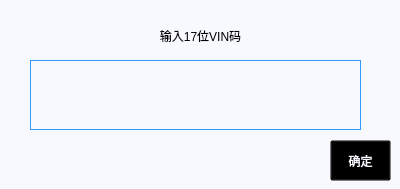
<?xml version="1.0" encoding="UTF-8"?>
<ui version="4.0">
 <class>InputCode</class>
 <widget class="QDialog" name="InputCode">
  <property name="geometry">
   <rect>
    <x>0</x>
    <y>0</y>
    <width>400</width>
    <height>189</height>
   </rect>
  </property>
  <property name="focusPolicy">
   <enum>Qt::ClickFocus</enum>
  </property>
  <property name="windowTitle">
   <string>Dialog</string>
  </property>
  <property name="styleSheet">
   <string notr="true">background-color: rgb(248, 248, 255);</string>
  </property>
  <widget class="QLabel" name="label_3">
   <property name="geometry">
    <rect>
     <x>90</x>
     <y>20</y>
     <width>221</width>
     <height>31</height>
    </rect>
   </property>
   <property name="styleSheet">
    <string notr="true">font: 14pt &quot;黑体&quot;;</string>
   </property>
   <property name="text">
    <string>输入17位VIN码</string>
   </property>
   <property name="alignment">
    <set>Qt::AlignCenter</set>
   </property>
  </widget>
  <widget class="QPushButton" name="pushButton">
   <property name="geometry">
    <rect>
     <x>330</x>
     <y>140</y>
     <width>61</width>
     <height>41</height>
    </rect>
   </property>
   <property name="focusPolicy">
    <enum>Qt::NoFocus</enum>
   </property>
   <property name="styleSheet">
    <string notr="true">border-image: url(:/LCD_CS351/LCD_CS351/35_all/67.bmp);
background:transparent;
font: 12pt &quot;黑体&quot;;
color: rgb(248, 248, 255);</string>
   </property>
   <property name="text">
    <string>确定</string>
   </property>
  </widget>
  <widget class="QPushButton" name="pushButton_cancel">
   <property name="geometry">
    <rect>
     <x>360</x>
     <y>0</y>
     <width>41</width>
     <height>41</height>
    </rect>
   </property>
   <property name="focusPolicy">
    <enum>Qt::NoFocus</enum>
   </property>
   <property name="styleSheet">
    <string notr="true">border-image: url(:/LCD_CS351/LCD_CS351/35_all/cha.bmp);
background:transparent;</string>
   </property>
   <property name="text">
    <string/>
   </property>
   <property name="autoDefault">
    <bool>false</bool>
   </property>
   <property name="flat">
    <bool>true</bool>
   </property>
  </widget>
  <widget class="QTextEdit" name="textEdit">
   <property name="geometry">
    <rect>
     <x>30</x>
     <y>60</y>
     <width>331</width>
     <height>70</height>
    </rect>
   </property>
   <property name="styleSheet">
    <string notr="true">font: 14pt &quot;黑体&quot;;
border-width:1px; 
border-style:solid; 
border-color:rgb(51, 153, 255); </string>
   </property>
   <property name="html">
    <string>&lt;!DOCTYPE HTML PUBLIC &quot;-//W3C//DTD HTML 4.0//EN&quot; &quot;http://www.w3.org/TR/REC-html40/strict.dtd&quot;&gt;
&lt;html&gt;&lt;head&gt;&lt;meta name=&quot;qrichtext&quot; content=&quot;1&quot; /&gt;&lt;style type=&quot;text/css&quot;&gt;
p, li { white-space: pre-wrap; }
&lt;/style&gt;&lt;/head&gt;&lt;body style=&quot; font-family:'黑体'; font-size:14pt; font-weight:400; font-style:normal;&quot;&gt;
&lt;p style=&quot;-qt-paragraph-type:empty; margin-top:0px; margin-bottom:0px; margin-left:0px; margin-right:0px; -qt-block-indent:0; text-indent:0px;&quot;&gt;&lt;br /&gt;&lt;/p&gt;&lt;/body&gt;&lt;/html&gt;</string>
   </property>
  </widget>
 </widget>
 <resources/>
 <connections/>
</ui>
